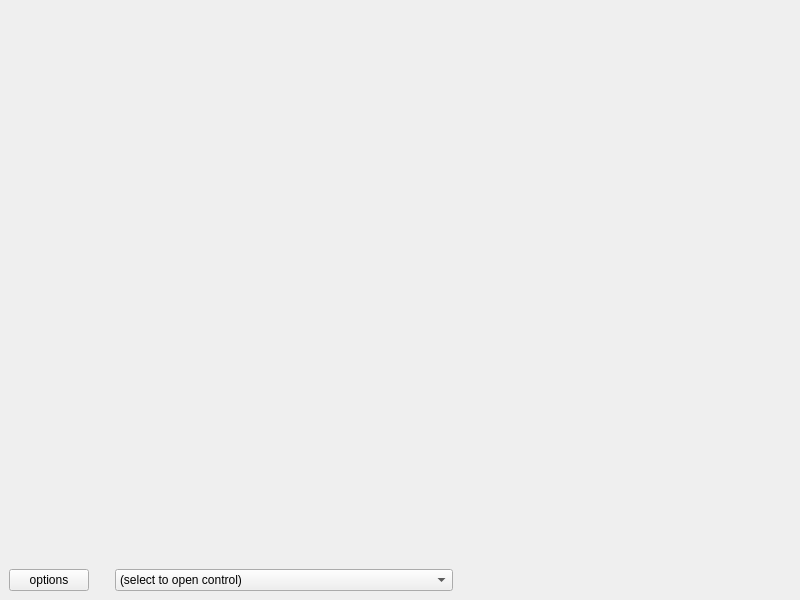
<?xml version="1.0" encoding="UTF-8"?>
<ui version="4.0">
 <class>OneDWindow</class>
 <widget class="QMainWindow" name="OneDWindow">
  <property name="geometry">
   <rect>
    <x>0</x>
    <y>0</y>
    <width>800</width>
    <height>600</height>
   </rect>
  </property>
  <property name="windowTitle">
   <string>1D View - Mission Support System</string>
  </property>
  <widget class="QWidget" name="centralwidget">
   <layout class="QVBoxLayout" name="verticalLayout">
    <item>
     <widget class="Mpl1DViewWidget" name="mpl" native="true">
      <property name="sizePolicy">
       <sizepolicy hsizetype="Preferred" vsizetype="Expanding">
        <horstretch>0</horstretch>
        <verstretch>0</verstretch>
       </sizepolicy>
      </property>
      <property name="minimumSize">
       <size>
        <width>100</width>
        <height>100</height>
       </size>
      </property>
     </widget>
    </item>
    <item>
     <layout class="QHBoxLayout" name="horizontalLayout">
      <item>
       <widget class="QPushButton" name="btOptions">
        <property name="text">
         <string>options</string>
        </property>
       </widget>
      </item>
      <item>
       <spacer name="horizontalSpacer_3">
        <property name="orientation">
         <enum>Qt::Horizontal</enum>
        </property>
        <property name="sizeType">
         <enum>QSizePolicy::Preferred</enum>
        </property>
        <property name="sizeHint" stdset="0">
         <size>
          <width>20</width>
          <height>20</height>
         </size>
        </property>
       </spacer>
      </item>
      <item>
       <widget class="QComboBox" name="cbTools">
        <property name="sizePolicy">
         <sizepolicy hsizetype="MinimumExpanding" vsizetype="Fixed">
          <horstretch>0</horstretch>
          <verstretch>0</verstretch>
         </sizepolicy>
        </property>
        <item>
         <property name="text">
          <string>(select to open control)</string>
         </property>
        </item>
        <item>
         <property name="text">
          <string>WMS</string>
         </property>
        </item>
       </widget>
      </item>
      <item>
       <spacer name="horizontalSpacer">
        <property name="orientation">
         <enum>Qt::Horizontal</enum>
        </property>
        <property name="sizeHint" stdset="0">
         <size>
          <width>40</width>
          <height>20</height>
         </size>
        </property>
       </spacer>
      </item>
     </layout>
    </item>
   </layout>
  </widget>
 </widget>
 <customwidgets>
  <customwidget>
   <class>Mpl1DViewWidget</class>
   <extends>QWidget</extends>
   <header>mslib.msui.mpl_qtwidget</header>
   <container>1</container>
  </customwidget>
 </customwidgets>
 <resources/>
 <connections/>
</ui>
